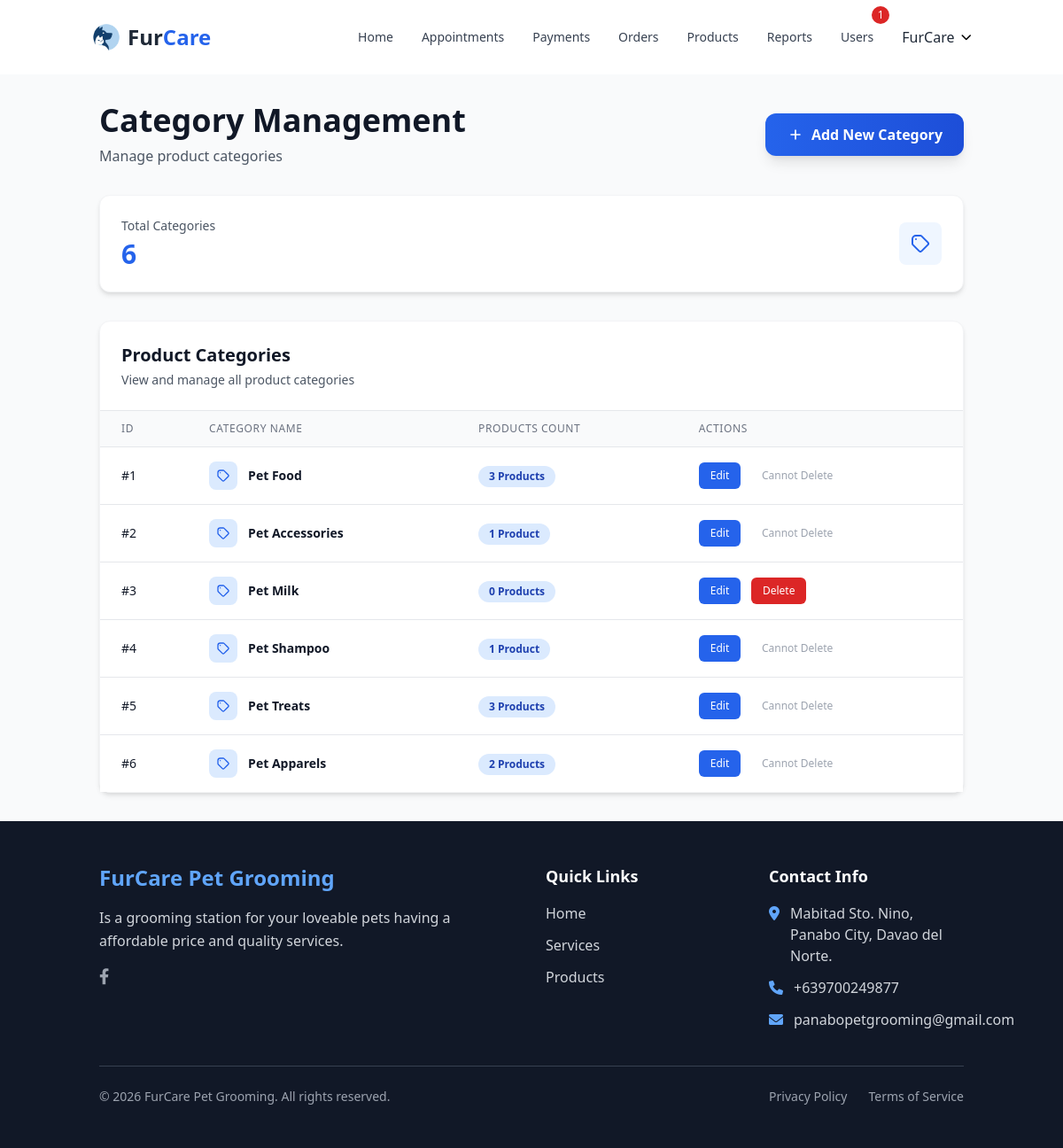
Screenshot of /admin/manage-categories.php (signed in) with the database file from the repository.
### tables this page shows
CREATE TABLE `users` (
  `id` int(11) NOT NULL,
  `first_name` varchar(50) NOT NULL,
  `last_name` varchar(50) NOT NULL,
  `email` varchar(100) NOT NULL,
  `password` varchar(255) NOT NULL,
  `phone` varchar(20) DEFAULT NULL,
  `address` text DEFAULT NULL,
  `is_admin` tinyint(1) DEFAULT 0,
  `is_verified` tinyint(1) DEFAULT 0,
  `is_approved` tinyint(1) NOT NULL DEFAULT 0,
  `verification_code` varchar(100) DEFAULT NULL,
  `reset_token` varchar(100) DEFAULT NULL,
  `reset_token_expires` datetime DEFAULT NULL,
  `created_at` timestamp NOT NULL DEFAULT current_timestamp(),
  `updated_at` timestamp NOT NULL DEFAULT current_timestamp() ON UPDATE current_timestamp(),
  `remember_token` varchar(100) DEFAULT NULL,
  `remember_token_expires` datetime DEFAULT NULL
);

CREATE TABLE `product_categories` (
  `id` int(11) NOT NULL,
  `name` varchar(50) NOT NULL,
  `description` text DEFAULT NULL,
  `created_at` timestamp NOT NULL DEFAULT current_timestamp(),
  `updated_at` timestamp NOT NULL DEFAULT current_timestamp() ON UPDATE current_timestamp()
);

### includes/auth.php (called while the page is built, shortened)
<?php
function isLoggedIn() {
    return isset($_SESSION['user_id']);
}
function isAdmin() {
    return isset($_SESSION['is_admin']) && $_SESSION['is_admin'];
}
function getUserId() {
    return $_SESSION['user_id'] ?? null;
}
function getUser() {
    global $pdo;
    $stmt = $pdo->prepare("SELECT * FROM users WHERE id = ?");
    $stmt->execute([getUserId()]);
    return $stmt->fetch();
}
?>

### includes/functions.php (called while the page is built, shortened)
<?php
function getProductCategories()
{
    global $pdo;
    $stmt = $pdo->prepare("SELECT * FROM product_categories");
    $stmt->execute();
    return $stmt->fetchAll();
}
?>

### admin/manage-categories.php (the view, shortened to what this page needs)
<?php
require_once __DIR__ . '/../includes/config.php';
require_once __DIR__ . '/../includes/header.php';
$categories = getProductCategories();
$stmt = $pdo->prepare("SELECT COUNT(*) as total FROM product_categories");
$stmt->execute();
$totalCategories = $stmt->fetch()['total'];
?>
<div class="min-h-screen bg-gray-50">
    <div class="container mx-auto px-6 py-8">
        <div class="mb-8">
            <div class="flex flex-col sm:flex-row sm:items-center sm:justify-between gap-4">
                <div>
                    <h1 class="text-4xl font-bold text-gray-900 mb-2">Category Management</h1>
                    <p class="text-gray-600">Manage product categories</p>
                </div>
                <button onclick="showAddModal()"
                    class="inline-flex items-center px-6 py-3 bg-gradient-to-r from-blue-600 to-blue-700 hover:from-blue-700 hover:to-blue-800 text-white font-semibold rounded-xl shadow-lg hover:shadow-xl transition-all duration-300">
                    <svg class="w-5 h-5 mr-2" fill="none" stroke="currentColor" viewBox="0 0 24 24">
                        <path stroke-linecap="round" stroke-linejoin="round" stroke-width="2" d="M12 6v6m0 0v6m0-6h6m-6 0H6"></path>
                    </svg>
                    Add New Category
                </button>
            </div>
        </div>
        <div class="bg-white rounded-xl shadow-md border border-gray-100 p-6 mb-8">
            <div class="flex items-center justify-between">
                <div>
                    <p class="text-sm font-medium text-gray-600 mb-1">Total Categories</p>
                    <p class="text-3xl font-bold text-blue-600"><?php echo $totalCategories; ?></p>
                </div>
                <div class="w-12 h-12 bg-blue-50 rounded-lg flex items-center justify-center">
                    <svg class="w-6 h-6 text-blue-600" fill="none" stroke="currentColor" viewBox="0 0 24 24">
                        <path stroke-linecap="round" stroke-linejoin="round" stroke-width="2" d="M7 7h.01M7 3h5c.512 0 1.024.195 1.414.586l7 7a2 2 0 010 2.828l-7 7a2 2 0 01-2.828 0l-7-7A1.994 1.994 0 013 12V7a4 4 0 014-4z"></path>
                    </svg>
                </div>
            </div>
        </div>
        <div class="bg-white rounded-xl shadow-md border border-gray-100">
            <div class="p-6 border-b border-gray-200">
                <h2 class="text-xl font-bold text-gray-900">Product Categories</h2>
                <p class="text-sm text-gray-600 mt-1">View and manage all product categories</p>
            </div>
            <div class="overflow-x-auto">
                <table class="min-w-full divide-y divide-gray-200">
                    <thead class="bg-gray-50">
                        <tr>
                            <th class="px-6 py-3 text-left text-xs font-medium text-gray-500 uppercase tracking-wider">ID</th>
                            <th class="px-6 py-3 text-left text-xs font-medium text-gray-500 uppercase tracking-wider">Category Name</th>
                            <th class="px-6 py-3 text-left text-xs font-medium text-gray-500 uppercase tracking-wider">Products Count</th>
                            <th class="px-6 py-3 text-left text-xs font-medium text-gray-500 uppercase tracking-wider">Actions</th>
                        </tr>
                    </thead>
                    <tbody class="bg-white divide-y divide-gray-200">
                        <?php foreach ($categories as $category):
                            $stmt = $pdo->prepare("SELECT COUNT(*) as count FROM products WHERE category_id = ?");
                            $stmt->execute([$category['id']]);
                            $productCount = $stmt->fetch()['count'];
                        ?>
                            <tr class="hover:bg-gray-50">
                                <td class="px-6 py-4 whitespace-nowrap">
                                    <div class="text-sm font-medium text-gray-900">#<?php echo $category['id']; ?></div>
                                </td>
                                <td class="px-6 py-4 whitespace-nowrap">
                                    <div class="flex items-center">
                                        <div class="w-8 h-8 bg-blue-100 rounded-lg flex items-center justify-center mr-3">
                                            <svg class="w-4 h-4 text-blue-600" fill="none" stroke="currentColor" viewBox="0 0 24 24">
                                                <path stroke-linecap="round" stroke-linejoin="round" stroke-width="2" d="M7 7h.01M7 3h5c.512 0 1.024.195 1.414.586l7 7a2 2 0 010 2.828l-7 7a2 2 0 01-2.828 0l-7-7A1.994 1.994 0 013 12V7a4 4 0 014-4z"></path>
                                            </svg>
                                        </div>
                                        <div class="text-sm font-semibold text-gray-900"><?php echo htmlspecialchars($category['name']); ?></div>
                                    </div>
                                </td>
                                <td class="px-6 py-4 whitespace-nowrap">
                                    <span class="inline-flex items-center px-3 py-1 rounded-full text-xs font-semibold bg-blue-100 text-blue-800">
                                        <?php echo $productCount; ?> Product<?php echo $productCount != 1 ? 's' : ''; ?>
                                    </span>
                                </td>
                                <td class="px-6 py-4 whitespace-nowrap text-sm font-medium">
                                    <button onclick="editCategory(<?php echo $category['id']; ?>, '<?php echo addslashes($category['name']); ?>')"
                                        class="inline-flex items-center px-3 py-1.5 border border-transparent text-xs font-medium rounded-md text-white bg-blue-600 hover:bg-blue-700 mr-2">
                                        Edit
                                    </button>
                                    <?php if ($productCount == 0): ?>
                                        <button onclick="deleteCategory(<?php echo $category['id']; ?>)"
                                            class="inline-flex items-center px-3 py-1.5 border border-transparent text-xs font-medium rounded-md text-white bg-red-600 hover:bg-red-700">
                                            Delete
                                        </button>
                                    <?php else: ?>
                                        <span class="inline-flex items-center px-3 py-1.5 text-xs font-medium text-gray-400" title="Cannot delete category with products">
                                            Cannot Delete
                                        </span>
                                    <?php endif; ?>
                                </td>
                            </tr>
                        <?php endforeach; ?>
                    </tbody>
                </table>
            </div>
        </div>
    </div>
</div>
<?php require_once __DIR__ . '/../includes/footer.php'; ?>

### includes/nav.php (shortened to what this page needs)
<?php
$current_page = basename($_SERVER['PHP_SELF']);
?>
<nav class="bg-white shadow-lg">
    <div class="container mx-auto px-4">
        <div class="flex justify-between items-center py-4">
            <div class="flex items-center">
                <?php if (isLoggedIn() && isAdmin()): ?>
                    <a href="../admin/index.php" class="flex items-center text-2xl font-bold text-gray-800">
                        <img src="../assets/images/logo.png" alt="FurCare Logo" class="h-8 w-8 mr-2">
                        Fur<span class="text-blue-600">Care</span>
                    </a>
                <?php endif; ?>
            </div>
            <div class="hidden md:flex items-center space-x-8">
                <?php if (isLoggedIn() && isAdmin()): ?>
                    <div class="hidden md:flex items-center space-x-8">
                        <a href="../admin/index.php"
                            class="text-sm font-medium <?= ($current_page == 'index.php') ? 'text-blue-600 border-b-2 border-blue-600 pb-4' : 'text-gray-700' ?> hover:text-blue-600 transition duration-300 py-4">
                            Home
                        </a>
                        <a href="../admin/appointments.php"
                            class="text-sm font-medium <?= ($current_page == 'appointments.php') ? 'text-blue-600 border-b-2 border-blue-600 pb-4' : 'text-gray-700' ?> hover:text-blue-600 transition duration-300 py-4 relative">
                            Appointments
                        </a>
                        <a href="../admin/payment-review.php"
                            class="text-sm font-medium <?= ($current_page == 'payment-review.php') ? 'text-blue-600 border-b-2 border-blue-600 pb-4' : 'text-gray-700' ?> hover:text-blue-600 transition duration-300 py-4 relative">
                            Payments
                        </a>
                        <a href="../admin/orders.php"
                            class="text-sm font-medium <?= ($current_page == 'orders.php') ? 'text-blue-600 border-b-2 border-blue-600 pb-4' : 'text-gray-700' ?> hover:text-blue-600 transition duration-300 py-4">
                            Orders
                        </a>
                        <a href="../admin/products.php"
                            class="text-sm font-medium <?= ($current_page == 'products.php') ? 'text-blue-600 border-b-2 border-blue-600 pb-4' : 'text-gray-700' ?> hover:text-blue-600 transition duration-300 py-4">
                            Products
                        </a>
                        <a href="../admin/reports.php"
                            class="text-sm font-medium <?= ($current_page == 'reports.php') ? 'text-blue-600 border-b-2 border-blue-600 pb-4' : 'text-gray-700' ?> hover:text-blue-600 transition duration-300 py-4">
                            Reports
                        </a>
                        <a href="../admin/manage-registrations.php"
                            class="text-sm font-medium <?= ($current_page == 'manage-registrations.php') ? 'text-blue-600 border-b-2 border-blue-600 pb-4' : 'text-gray-700' ?> hover:text-blue-600 transition duration-300 py-4 relative">
                            Users
                            <?php
                            $stmt = $pdo->prepare("SELECT COUNT(*) as pending_count FROM users WHERE is_approved = 0");
                            $stmt->execute();
                            $result = $stmt->fetch(PDO::FETCH_ASSOC);
                            $pending_reg_count = $result['pending_count'] ?? 0;
                            if ($pending_reg_count > 0): ?>
                                <span
                                    class="absolute -top-1 -right-2 bg-red-600 text-white text-xs rounded-full h-5 w-5 flex items-center justify-center font-medium transform translate-x-1/2 -translate-y-1/4">
                                    <?= $pending_reg_count ?>
                                </span>
                            <?php endif; ?>
                        </a>
                    </div>
                    <div class="relative group">
                        <button class="flex items-center space-x-2 focus:outline-none">
                            <span class="text-gray-800 text-md font-medium"><?php echo getUser()['first_name']; ?></span>
                            <i class="fas fa-chevron-down text-xs"></i>
                        </button>
                    </div>
                <?php endif; ?>
            </div>
        </div>
    </div>
</nav>

### assets/css/style.css (style rules this page uses)
body { background-color: #f8fafc; }

### rows the page displays
users: first_name "FurCare"
product_categories: id "1", name "Pet Food", productCount "3", shows "s", shows "Cannot Delete"
product_categories: id "2", name "Pet Accessories", productCount "1", shows "Cannot Delete"
product_categories: id "3", name "Pet Milk", productCount "0", shows "s"
product_categories: id "4", name "Pet Shampoo", productCount "1", shows "Cannot Delete"
product_categories: id "5", name "Pet Treats", productCount "3", shows "Cannot Delete"
product_categories: id "6", name "Pet Apparels", productCount "2", shows "Cannot Delete"

### other values shown
$pending_reg_count "1"
$totalCategories "6"
